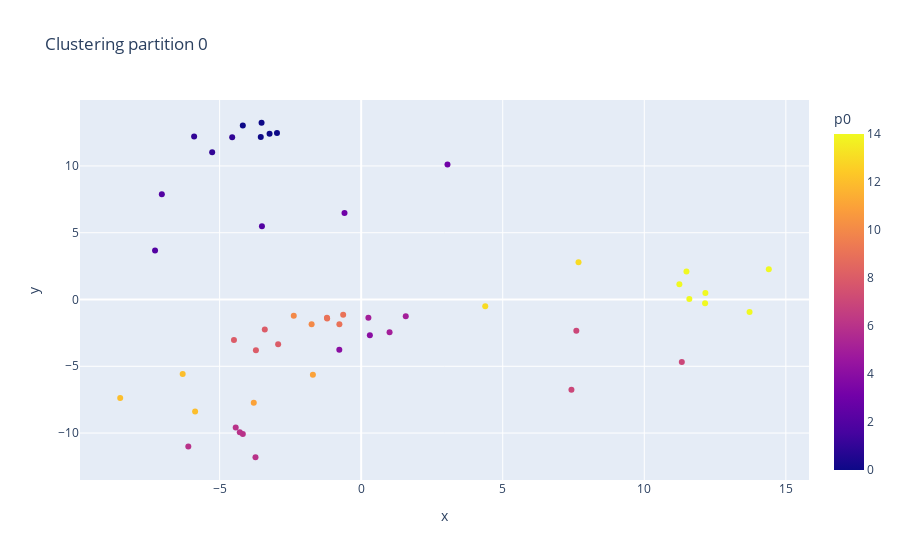

Notebook code cell kept with this figure:
### Markdown cell above
#### Partition 0

### Code cell
px.scatter(df, x='x', y='y', color='p0',hover_data=['class'], title='Clustering partition 0')

### Figure 1 — Plotly figure (JSON) as saved in the notebook; plotly's stock layout.template omitted (floating-point values rounded to 4 significant figures)
{"data": [{"customdata": [["dog"], ["rooster"], ["pig"], ["cow"], ["frog"], ["cat"], ["hen"], ["insects"], ["sheep"], ["crow"], ["rain"], ["sea waves"], ["crackling fire"], ["crickets"], ["chirping birds"], ["water drops"], ["wind"], ["pouring water"], ["toilet flush"], ["thunderstorm"], ["crying baby"], ["sneezing"], ["clapping"], ["breathing"], ["coughing"], ["footsteps"], ["laughing"], ["brushing teeth"], ["snoring"], ["drinking sipping"], ["door wood knock"], ["mouse click"], ["keyboard typing"], ["door wood creaks"], ["can opening"], ["washing machine"], ["vacuum cleaner"], ["clock alarm"], ["clock tick"], ["glass breaking"], ["helicopter"], ["chainsaw"], ["siren"], ["car horn"], ["engine"], ["train"], ["church bells"], ["airplane"], ["fireworks"], ["hand saw"]], "hovertemplate": "x=%{x}<br>y=%{y}<br>class=%{customdata[0]}<br>p0=%{marker.color}<extra></extra>", "legendgroup": "", "marker": {"color": [0, 0, 1, 1, 2, 3, 0, 2, 1, 0, 4, 5, 4, 2, 0, 6, 5, 6, 7, 5, 8, 8, 9, 10, 8, 9, 8, 11, 10, 6, 6, 12, 12, 3, 6, 7, 7, 13, 12, 9, 14, 14, 14, 13, 14, 14, 14, 14, 9, 11], "coloraxis": "coloraxis", "symbol": "circle"}, "mode": "markers", "name": "", "orientation": "v", "showlegend": false, "type": "scatter", "x": [-2.974, -3.518, -5.263, -4.556, -7.04, 3.049, -4.18, -3.505, -5.901, -3.236, 0.3071, 1.003, -0.7721, -7.281, -3.546, -6.105, 1.574, -3.733, 7.427, 0.2555, -3.404, -3.718, -1.201, -1.75, -4.493, -0.6357, -2.932, -3.793, -2.381, -4.18, -4.431, -8.511, -5.865, -0.5887, -4.287, 7.6, 11.33, 4.382, -6.304, -1.208, 12.16, 11.59, 11.49, 7.677, 12.15, 13.72, 11.24, 14.4, -0.7692, -1.705], "xaxis": "x", "y": [12.47, 13.24, 11.02, 12.16, 7.882, 10.11, 13.03, 5.481, 12.21, 12.41, -2.675, -2.449, -3.754, 3.667, 12.16, -11.0, -1.254, -11.81, -6.748, -1.361, -2.245, -3.804, -1.417, -1.847, -3.023, -1.148, -3.341, -7.731, -1.216, -10.06, -9.581, -7.379, -8.376, 6.477, -9.948, -2.346, -4.682, -0.4963, -5.579, -1.374, 0.4898, 0.03539, 2.096, 2.798, -0.2756, -0.9293, 1.137, 2.265, -1.854, -5.642], "yaxis": "y"}], "layout": {"coloraxis": {"colorbar": {"title": {"text": "p0"}}, "colorscale": [[0, "#0d0887"], [0.1111, "#46039f"], [0.2222, "#7201a8"], [0.3333, "#9c179e"], [0.4444, "#bd3786"], [0.5556, "#d8576b"], [0.6667, "#ed7953"], [0.7778, "#fb9f3a"], [0.8889, "#fdca26"], [1, "#f0f921"]]}, "legend": {"tracegroupgap": 0}, "title": {"text": "Clustering partition 0"}, "xaxis": {"anchor": "y", "domain": [0, 1], "title": {"text": "x"}}, "yaxis": {"anchor": "x", "domain": [0, 1], "title": {"text": "y"}}}}
